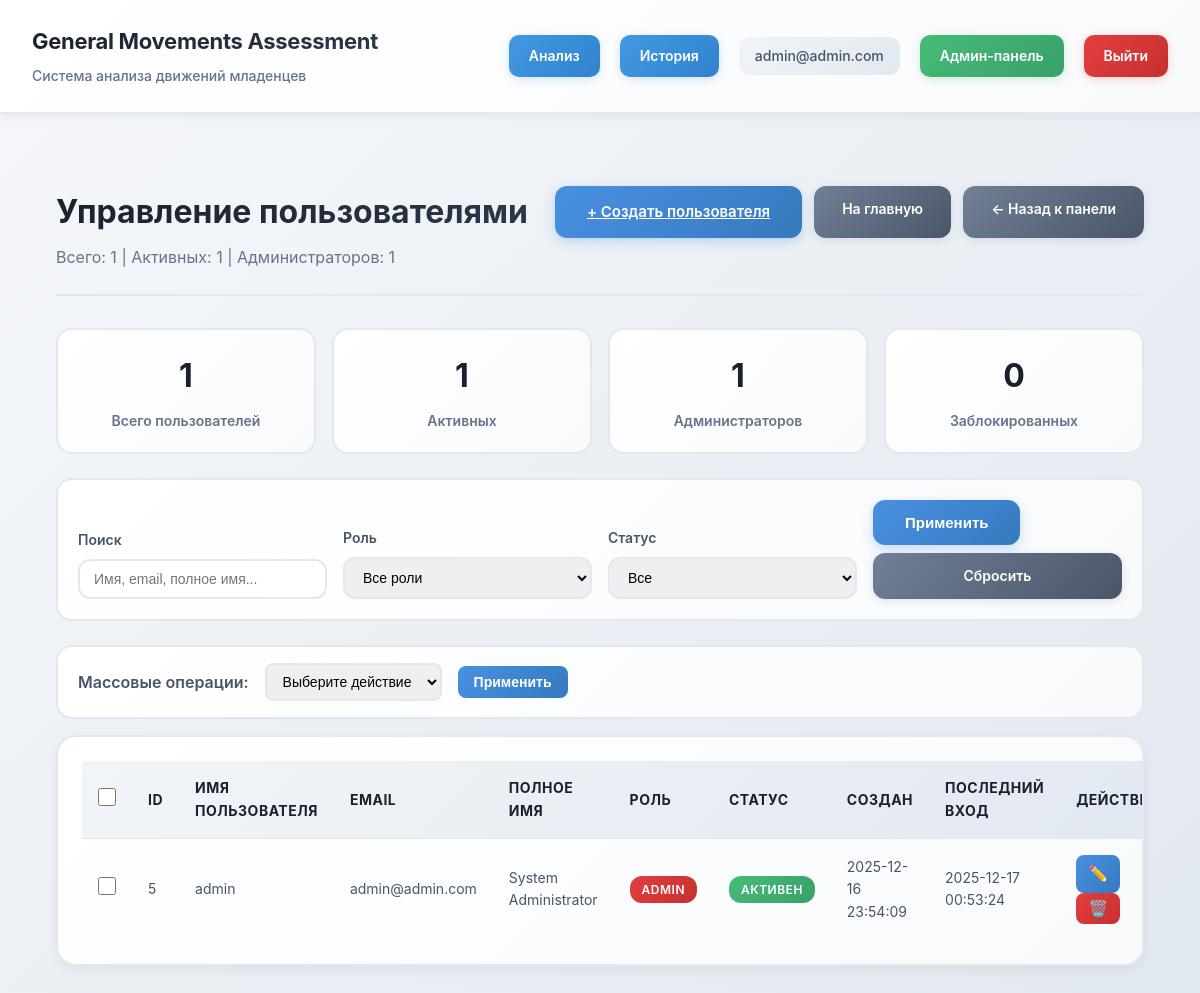
Page /admin/users (signed in) on the earlier database version.
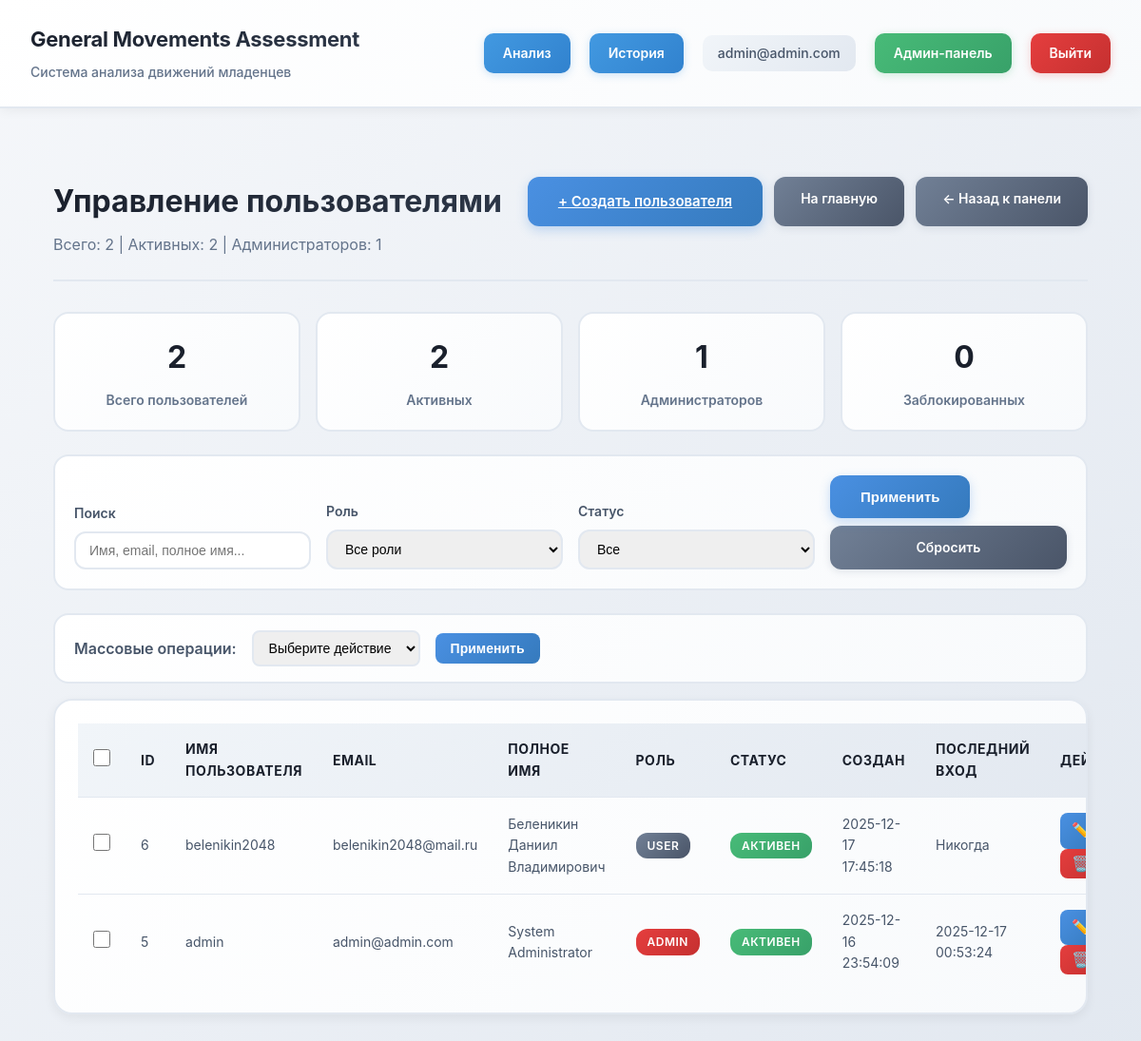
Same page on the later database version.
### tables this page shows
CREATE TABLE users (
                id INTEGER PRIMARY KEY AUTOINCREMENT,
                username TEXT UNIQUE NOT NULL,
                email TEXT UNIQUE,
                password_hash TEXT NOT NULL,
                full_name TEXT,
                role TEXT DEFAULT 'user',
                created_at TIMESTAMP DEFAULT CURRENT_TIMESTAMP,
                last_login TIMESTAMP,
                is_active INTEGER DEFAULT 1
            );

### app.py (the view)
        def wrapper(*args, **kwargs):
            if 'user_id' not in session:
                return redirect(url_for('login'))
            user_role = session.get('role', 'user')
            if user_role != 'admin':
                flash('Доступ запрещен. Требуются права администратора.', 'error')
                return redirect(url_for('main'))
            return f(*args, **kwargs)

### app.py (called while the page is built)
def require_admin():
    def decorator(f):
        def wrapper(*args, **kwargs):
            if 'user_id' not in session:
                return redirect(url_for('login'))
            user_role = session.get('role', 'user')
            if user_role != 'admin':
                flash('Доступ запрещен. Требуются права администратора.', 'error')
                return redirect(url_for('main'))
            return f(*args, **kwargs)
        wrapper.__name__ = f.__name__
        return wrapper
    return decorator

### templates/admin/users.html (shortened to what this page needs)
{% extends "base.html" %}
{% block extra_css %}
<link rel="stylesheet" href="{{ url_for('static', filename='css/admin.css') }}">
{% endblock %}
{% block content %}
<div class="admin-container">
    <div class="admin-header">
        <div>
            <h1>Управление пользователями</h1>
            <p>Всего: {{ total_users }} | Активных: {{ active_users }} | Администраторов: {{ admin_count }}</p>
        </div>
        <div class="header-actions">
            <a href="{{ url_for('admin_create_user') }}" class="btn-primary">+ Создать пользователя</a>
            <a href="{{ url_for('main') }}" class="btn-secondary">На главную</a>
            <a href="{{ url_for('admin_dashboard') }}" class="btn-secondary">← Назад к панели</a>
        </div>
    </div>
    <div class="stats-grid">
        <div class="stat-card">
            <h3>{{ total_users }}</h3>
            <p>Всего пользователей</p>
        </div>
        <div class="stat-card">
            <h3>{{ active_users }}</h3>
            <p>Активных</p>
        </div>
        <div class="stat-card">
            <h3>{{ admin_count }}</h3>
            <p>Администраторов</p>
        </div>
        <div class="stat-card">
            <h3>{{ total_users - active_users }}</h3>
            <p>Заблокированных</p>
        </div>
    </div>
    <form method="GET" action="{{ url_for('admin_users') }}" class="filters-bar">
        <div class="filter-group">
            <label for="search">Поиск</label>
            <input type="text" id="search" name="search" value="{{ search }}" placeholder="Имя, email, полное имя...">
        </div>
        <div class="filter-group">
            <label for="role">Роль</label>
            <select id="role" name="role">
                <option value="">Все роли</option>
            </select>
        </div>
        <div class="filter-group">
            <label for="status">Статус</label>
            <select id="status" name="status">
                <option value="">Все</option>
            </select>
        </div>
        <div class="filter-group">
            <button type="submit" class="btn-primary" style="margin-top: 0;">Применить</button>
            <a href="{{ url_for('admin_users') }}" class="btn-secondary" style="margin-top: 8px; display: block; text-align: center;">Сбросить</a>
        </div>
    </form>
    {% if users %}
    <form method="POST" action="{{ url_for('admin_bulk_action') }}" id="bulkForm">
        <div class="bulk-actions">
            <span style="font-weight: 600; color: #475569;">Массовые операции:</span>
            <select name="action" required>
                <option value="">Выберите действие</option>
            </select>
            <button type="submit" onclick="return confirm('Вы уверены?')">Применить</button>
        </div>
        <div class="admin-table-container">
            <table class="admin-table">
                <thead>
                    <tr>
                        <th><input type="checkbox" id="selectAll" onclick="toggleAll(this)"></th>
                        <th>ID</th>
                        <th>Имя пользователя</th>
                        <th>Email</th>
                        <th>Полное имя</th>
                        <th>Роль</th>
                        <th>Статус</th>
                        <th>Создан</th>
                        <th>Последний вход</th>
                        <th>Действия</th>
                    </tr>
                </thead>
                <tbody>
                    {% for user in users %}
                    <tr>
                        <td><input type="checkbox" name="user_ids" value="{{ user.id }}"></td>
                        <td>{{ user.id }}</td>
                        <td>{{ user.username }}</td>
                        <td>{{ user.email or '-' }}</td>
                        <td>{{ user.full_name or '-' }}</td>
                        <td>
                            <span class="badge badge-{{ 'admin' if user.role == 'admin' else 'user' }}">
                                {{ user.role }}
                            </span>
                        </td>
                        <td>
                            <span class="badge badge-{{ 'success' if user.is_active else 'danger' }}">
                                {{ 'Активен' if user.is_active else 'Заблокирован' }}
                            </span>
                        </td>
                        <td>{{ user.created_at or '-' }}</td>
                        <td>{{ user.last_login or 'Никогда' }}</td>
                        <td>
                            <a href="{{ url_for('admin_edit_user', user_id=user.id) }}" class="btn-action btn-edit" title="Редактировать">✏️</a>
                            <form method="POST" action="{{ url_for('admin_delete_user', user_id=user.id) }}"
                                  style="display: inline;"
                                  onsubmit="return confirm('Вы уверены, что хотите удалить пользователя {{ user.username }}?');">
                                <button type="submit" class="btn-action btn-delete" title="Удалить">🗑️</button>
                            </form>
                        </td>
                    </tr>
                    {% endfor %}
                </tbody>
            </table>
        </div>
    </form>
    {% endif %}
</div>
{% endblock %}

### templates/base.html (shortened to what this page needs)
<!DOCTYPE html>
<html lang="ru">
<head>
    <link rel="stylesheet" href="{{ url_for('static', filename='css/style.css') }}">
    {% block extra_css %}{% endblock %}
</head>
<body>
    {% if 'user_id' in session %}
    <header class="header-panel">
        <div class="header-container">
            <div class="header-left">
                <h1>General Movements Assessment</h1>
                <p>Система анализа движений младенцев</p>
            </div>
            <div class="header-right">
                <a href="{{ url_for('main') }}" class="btn-nav">Анализ</a>
                <a href="{{ url_for('history') }}" class="btn-nav">История</a>
                <span class="user-email">{{ session.get('email', '') }}</span>
                {% if session.get('role') == 'admin' %}
                <a href="{{ url_for('admin_dashboard') }}" class="btn-admin">Админ-панель</a>
                {% endif %}
                <a href="{{ url_for('logout') }}" class="btn-logout">Выйти</a>
            </div>
        </div>
    </header>
    {% endif %}
    <main class="main-content">
        {% block content %}{% endblock %}
    </main>
</body>
</html>

### static/css/style.css (style rules this page uses)
* { box-sizing: border-box; margin: 0; padding: 0; }
body { font-family: -apple-system, BlinkMacSystemFont, 'Segoe UI', Roboto, 'Helvetica Neue', Arial, sans-serif; background: linear-gradient(135deg, #f5f7fa 0%, #e2e8f0 100%); background-attachment: fixed; color: #2c3e50; line-height: 1.6; min-height: 100vh; }
.header-panel { background: linear-gradient(135deg, #ffffff 0%, #f8fafc 100%); border-bottom: 2px solid #e2e8f0; padding: 24px 32px; margin-bottom: 0; box-shadow: 0 2px 12px rgba(0, 0, 0, 0.06); position: sticky; top: 0; z-index: 100; }
.header-container { max-width: 1200px; margin: 0 auto; display: flex; justify-content: space-between; align-items: center; }
.header-left h1 { margin: 0; font-size: 22px; font-weight: 700; background: linear-gradient(135deg, #1a202c 0%, #2d3748 100%); -webkit-background-clip: text; -webkit-text-fill-color: transparent; background-clip: text; letter-spacing: -0.3px; }
.header-left p { margin: 6px 0 0 0; font-size: 14px; color: #64748b; font-weight: 500; }
.header-right { display: flex; align-items: center; gap: 20px; }
.user-email { font-size: 14px; color: #475569; font-weight: 500; padding: 8px 16px; background: linear-gradient(135deg, #f1f5f9 0%, #e2e8f0 100%); border-radius: 10px; }
.btn-nav { background: linear-gradient(135deg, #4299e1 0%, #3182ce 100%); color: white; border: none; border-radius: 10px; padding: 10px 20px; font-weight: 600; font-size: 14px; text-decoration: none; cursor: pointer; transition: all 0.3s cubic-bezier(0.4, 0, 0.2, 1); box-shadow: 0 2px 8px rgba(66, 153, 225, 0.25); }
.btn-logout { background: linear-gradient(135deg, #e53e3e 0%, #c53030 100%); color: white; border: none; border-radius: 10px; padding: 10px 20px; font-weight: 600; font-size: 14px; text-decoration: none; cursor: pointer; transition: all 0.3s cubic-bezier(0.4, 0, 0.2, 1); box-shadow: 0 2px 8px rgba(229, 62, 62, 0.25); }
.btn-admin { background: linear-gradient(135deg, #48bb78 0%, #38a169 100%); color: white; border: none; border-radius: 10px; padding: 10px 20px; font-weight: 600; font-size: 14px; text-decoration: none; cursor: pointer; transition: all 0.3s cubic-bezier(0.4, 0, 0.2, 1); box-shadow: 0 2px 8px rgba(72, 187, 120, 0.25); }
.main-content { min-height: calc(100vh - 80px); padding: 40px 24px; animation: fadeIn 0.5s ease-in; }
.btn-primary { background: linear-gradient(135deg, #4a90e2 0%, #357abd 100%); color: white; border: none; border-radius: 12px; padding: 14px 32px; font-weight: 600; font-size: 15px; cursor: pointer; transition: all 0.3s cubic-bezier(0.4, 0, 0.2, 1); box-shadow: 0 4px 12px rgba(74, 144, 226, 0.3); position: relative; overflow: hidden; }
.btn-primary::before { content: ''; position: absolute; top: 50%; left: 50%; width: 0; height: 0; border-radius: 50%; background: rgba(255, 255, 255, 0.3); transform: translate(-50%, -50%); transition: width 0.6s, height 0.6s; }
.btn-secondary { background: linear-gradient(135deg, #718096 0%, #4a5568 100%); color: white; border: none; border-radius: 12px; padding: 12px 28px; font-weight: 600; font-size: 14px; cursor: pointer; transition: all 0.3s cubic-bezier(0.4, 0, 0.2, 1); box-shadow: 0 2px 8px rgba(113, 128, 150, 0.2); text-decoration: none; display: inline-block; text-align: center; }

Differences in the rows shown:
added users: id "6", username "belenikin2048", email "belenikin2048@mail.ru", full_name "Беленикин Даниил Владимирович", role "USER", is_active "АКТИВЕН", created_at "2025-12-17 17:45:18", last_login "Никогда"
Other differences:
{{ total_users }}: "1" → "2"
{{ active_users }}: "1" → "2"
